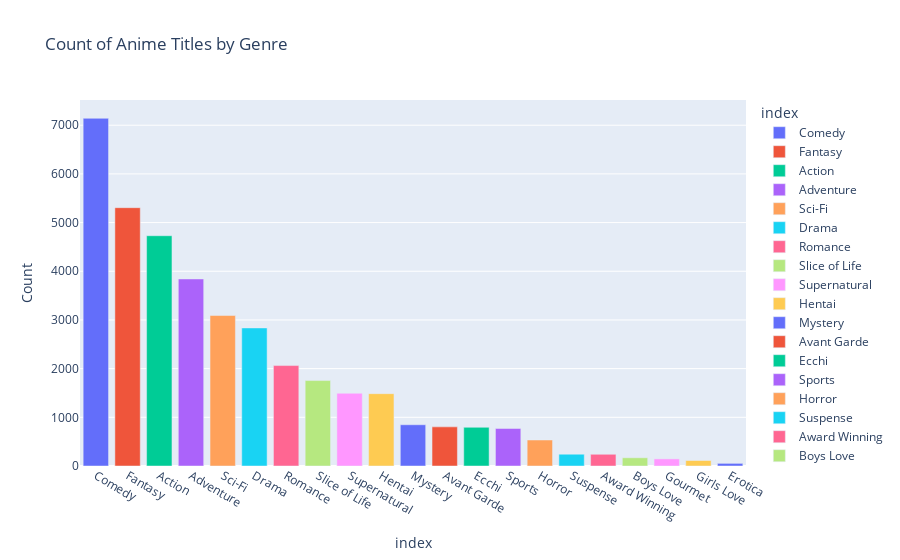

Here is the notebook cell this chart was saved with:
### Code cell
# Filter out rows where the 'Genres' column is not labeled as 'UNKNOWN', split the genres, and count their occurrences
genre_counts = df_anime[df_anime['Genres'] != "UNKNOWN"]['Genres'].apply(lambda x: x.split(', ')).explode().value_counts()

# Create a bar chart using Plotly Express (px)
# The x-axis represents the different genres, and the y-axis represents the count of each genre
# Label the x and y axes accordingly, set the title for the plot, and color the bars based on genre
fig = px.bar(genre_counts, x=genre_counts.index, y=genre_counts.values,
             labels={'x':'Genre', 'y':'Count'},
             title='Count of Anime Titles by Genre',
             color=genre_counts.index)

# Display the bar chart
fig.show()

### Figure 1 — Plotly figure (JSON) as saved in the notebook; plotly's stock layout.template omitted (floating-point values rounded to 4 significant figures)
{"data": [{"alignmentgroup": "True", "hovertemplate": "index=%{x}<br>Count=%{y}<extra></extra>", "legendgroup": "Comedy", "marker": {"color": "#636efa", "pattern": {"shape": ""}}, "name": "Comedy", "offsetgroup": "Comedy", "orientation": "v", "showlegend": true, "textposition": "auto", "type": "bar", "x": ["Comedy"], "xaxis": "x", "y": [7142], "yaxis": "y"}, {"alignmentgroup": "True", "hovertemplate": "index=%{x}<br>Count=%{y}<extra></extra>", "legendgroup": "Fantasy", "marker": {"color": "#EF553B", "pattern": {"shape": ""}}, "name": "Fantasy", "offsetgroup": "Fantasy", "orientation": "v", "showlegend": true, "textposition": "auto", "type": "bar", "x": ["Fantasy"], "xaxis": "x", "y": [5306], "yaxis": "y"}, {"alignmentgroup": "True", "hovertemplate": "index=%{x}<br>Count=%{y}<extra></extra>", "legendgroup": "Action", "marker": {"color": "#00cc96", "pattern": {"shape": ""}}, "name": "Action", "offsetgroup": "Action", "orientation": "v", "showlegend": true, "textposition": "auto", "type": "bar", "x": ["Action"], "xaxis": "x", "y": [4730], "yaxis": "y"}, {"alignmentgroup": "True", "hovertemplate": "index=%{x}<br>Count=%{y}<extra></extra>", "legendgroup": "Adventure", "marker": {"color": "#ab63fa", "pattern": {"shape": ""}}, "name": "Adventure", "offsetgroup": "Adventure", "orientation": "v", "showlegend": true, "textposition": "auto", "type": "bar", "x": ["Adventure"], "xaxis": "x", "y": [3842], "yaxis": "y"}, {"alignmentgroup": "True", "hovertemplate": "index=%{x}<br>Count=%{y}<extra></extra>", "legendgroup": "Sci-Fi", "marker": {"color": "#FFA15A", "pattern": {"shape": ""}}, "name": "Sci-Fi", "offsetgroup": "Sci-Fi", "orientation": "v", "showlegend": true, "textposition": "auto", "type": "bar", "x": ["Sci-Fi"], "xaxis": "x", "y": [3091], "yaxis": "y"}, {"alignmentgroup": "True", "hovertemplate": "index=%{x}<br>Count=%{y}<extra></extra>", "legendgroup": "Drama", "marker": {"color": "#19d3f3", "pattern": {"shape": ""}}, "name": "Drama", "offsetgroup": "Drama", "orientation": "v", "showlegend": true, "textposition": "auto", "type": "bar", "x": ["Drama"], "xaxis": "x", "y": [2836], "yaxis": "y"}, {"alignmentgroup": "True", "hovertemplate": "index=%{x}<br>Count=%{y}<extra></extra>", "legendgroup": "Romance", "marker": {"color": "#FF6692", "pattern": {"shape": ""}}, "name": "Romance", "offsetgroup": "Romance", "orientation": "v", "showlegend": true, "textposition": "auto", "type": "bar", "x": ["Romance"], "xaxis": "x", "y": [2063], "yaxis": "y"}, {"alignmentgroup": "True", "hovertemplate": "index=%{x}<br>Count=%{y}<extra></extra>", "legendgroup": "Slice of Life", "marker": {"color": "#B6E880", "pattern": {"shape": ""}}, "name": "Slice of Life", "offsetgroup": "Slice of Life", "orientation": "v", "showlegend": true, "textposition": "auto", "type": "bar", "x": ["Slice of Life"], "xaxis": "x", "y": [1755], "yaxis": "y"}, {"alignmentgroup": "True", "hovertemplate": "index=%{x}<br>Count=%{y}<extra></extra>", "legendgroup": "Supernatural", "marker": {"color": "#FF97FF", "pattern": {"shape": ""}}, "name": "Supernatural", "offsetgroup": "Supernatural", "orientation": "v", "showlegend": true, "textposition": "auto", "type": "bar", "x": ["Supernatural"], "xaxis": "x", "y": [1494], "yaxis": "y"}, {"alignmentgroup": "True", "hovertemplate": "index=%{x}<br>Count=%{y}<extra></extra>", "legendgroup": "Hentai", "marker": {"color": "#FECB52", "pattern": {"shape": ""}}, "name": "Hentai", "offsetgroup": "Hentai", "orientation": "v", "showlegend": true, "textposition": "auto", "type": "bar", "x": ["Hentai"], "xaxis": "x", "y": [1486], "yaxis": "y"}, {"alignmentgroup": "True", "hovertemplate": "index=%{x}<br>Count=%{y}<extra></extra>", "legendgroup": "Mystery", "marker": {"color": "#636efa", "pattern": {"shape": ""}}, "name": "Mystery", "offsetgroup": "Mystery", "orientation": "v", "showlegend": true, "textposition": "auto", "type": "bar", "x": ["Mystery"], "xaxis": "x", "y": [847], "yaxis": "y"}, {"alignmentgroup": "True", "hovertemplate": "index=%{x}<br>Count=%{y}<extra></extra>", "legendgroup": "Avant Garde", "marker": {"color": "#EF553B", "pattern": {"shape": ""}}, "name": "Avant Garde", "offsetgroup": "Avant Garde", "orientation": "v", "showlegend": true, "textposition": "auto", "type": "bar", "x": ["Avant Garde"], "xaxis": "x", "y": [804], "yaxis": "y"}, {"alignmentgroup": "True", "hovertemplate": "index=%{x}<br>Count=%{y}<extra></extra>", "legendgroup": "Ecchi", "marker": {"color": "#00cc96", "pattern": {"shape": ""}}, "name": "Ecchi", "offsetgroup": "Ecchi", "orientation": "v", "showlegend": true, "textposition": "auto", "type": "bar", "x": ["Ecchi"], "xaxis": "x", "y": [795], "yaxis": "y"}, {"alignmentgroup": "True", "hovertemplate": "index=%{x}<br>Count=%{y}<extra></extra>", "legendgroup": "Sports", "marker": {"color": "#ab63fa", "pattern": {"shape": ""}}, "name": "Sports", "offsetgroup": "Sports", "orientation": "v", "showlegend": true, "textposition": "auto", "type": "bar", "x": ["Sports"], "xaxis": "x", "y": [771], "yaxis": "y"}, {"alignmentgroup": "True", "hovertemplate": "index=%{x}<br>Count=%{y}<extra></extra>", "legendgroup": "Horror", "marker": {"color": "#FFA15A", "pattern": {"shape": ""}}, "name": "Horror", "offsetgroup": "Horror", "orientation": "v", "showlegend": true, "textposition": "auto", "type": "bar", "x": ["Horror"], "xaxis": "x", "y": [534], "yaxis": "y"}, {"alignmentgroup": "True", "hovertemplate": "index=%{x}<br>Count=%{y}<extra></extra>", "legendgroup": "Suspense", "marker": {"color": "#19d3f3", "pattern": {"shape": ""}}, "name": "Suspense", "offsetgroup": "Suspense", "orientation": "v", "showlegend": true, "textposition": "auto", "type": "bar", "x": ["Suspense"], "xaxis": "x", "y": [242], "yaxis": "y"}, {"alignmentgroup": "True", "hovertemplate": "index=%{x}<br>Count=%{y}<extra></extra>", "legendgroup": "Award Winning", "marker": {"color": "#FF6692", "pattern": {"shape": ""}}, "name": "Award Winning", "offsetgroup": "Award Winning", "orientation": "v", "showlegend": true, "textposition": "auto", "type": "bar", "x": ["Award Winning"], "xaxis": "x", "y": [241], "yaxis": "y"}, {"alignmentgroup": "True", "hovertemplate": "index=%{x}<br>Count=%{y}<extra></extra>", "legendgroup": "Boys Love", "marker": {"color": "#B6E880", "pattern": {"shape": ""}}, "name": "Boys Love", "offsetgroup": "Boys Love", "orientation": "v", "showlegend": true, "textposition": "auto", "type": "bar", "x": ["Boys Love"], "xaxis": "x", "y": [169], "yaxis": "y"}, {"alignmentgroup": "True", "hovertemplate": "index=%{x}<br>Count=%{y}<extra></extra>", "legendgroup": "Gourmet", "marker": {"color": "#FF97FF", "pattern": {"shape": ""}}, "name": "Gourmet", "offsetgroup": "Gourmet", "orientation": "v", "showlegend": true, "textposition": "auto", "type": "bar", "x": ["Gourmet"], "xaxis": "x", "y": [146], "yaxis": "y"}, {"alignmentgroup": "True", "hovertemplate": "index=%{x}<br>Count=%{y}<extra></extra>", "legendgroup": "Girls Love", "marker": {"color": "#FECB52", "pattern": {"shape": ""}}, "name": "Girls Love", "offsetgroup": "Girls Love", "orientation": "v", "showlegend": true, "textposition": "auto", "type": "bar", "x": ["Girls Love"], "xaxis": "x", "y": [113], "yaxis": "y"}, {"alignmentgroup": "True", "hovertemplate": "index=%{x}<br>Count=%{y}<extra></extra>", "legendgroup": "Erotica", "marker": {"color": "#636efa", "pattern": {"shape": ""}}, "name": "Erotica", "offsetgroup": "Erotica", "orientation": "v", "showlegend": true, "textposition": "auto", "type": "bar", "x": ["Erotica"], "xaxis": "x", "y": [54], "yaxis": "y"}], "layout": {"autosize": true, "barmode": "relative", "legend": {"title": {"text": "index"}, "tracegroupgap": 0}, "title": {"text": "Count of Anime Titles by Genre"}, "xaxis": {"anchor": "y", "autorange": true, "categoryarray": ["Comedy", "Fantasy", "Action", "Adventure", "Sci-Fi", "Drama", "Romance", "Slice of Life", "Supernatural", "Hentai", "Mystery", "Avant Garde", "Ecchi", "Sports", "Horror", "Suspense", "Award Winning", "Boys Love", "Gourmet", "Girls Love", "Erotica"], "categoryorder": "array", "domain": [0, 1], "range": [-0.5, 20.5], "title": {"text": "index"}, "type": "category"}, "yaxis": {"anchor": "x", "autorange": true, "domain": [0, 1], "range": [0, 7518.0], "title": {"text": "Count"}, "type": "linear"}}}
